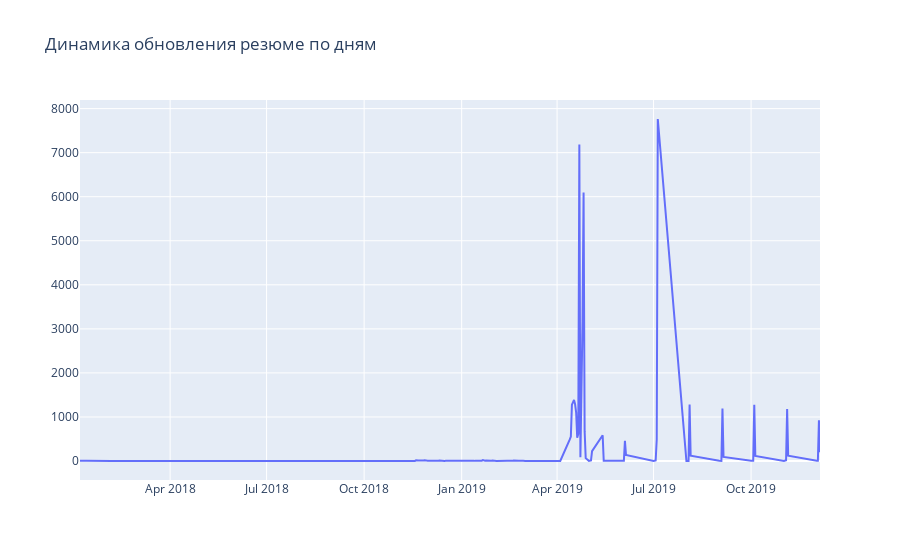

Write notebook code for a chart like this one.
### Markdown cell above
#### Выводы по графику:
- Наибольшее количество соискателей претендует на должность системного администратора, следом идут инженер, аналитик, менеджер проектов, руководитель проекта и прочие.
- В ТОП-30 основное количество желаемых должностей связано со сферой IT и аналитикой

### Code cell
# готовим таблицу
hh_grouped = hh.groupby('Обновление резюме')['Авто'].count()

# Строим линейный график динамики обновления резюме по дням
import plotly.graph_objects as go
fig = go.Figure()
fig.add_trace(go.Scatter(
    x=hh_grouped.index,
    y=hh_grouped.values,
    mode="lines"))
fig.update_layout(title_text="Динамика обновления резюме по дням")
fig.show()

### Figure 1 — Plotly figure (JSON) as saved in the notebook; plotly's stock layout.template omitted (floating-point values rounded to 4 significant figures; data arrays with more than 128 entries replaced by an {"elided": "..."} marker saying what was removed)
{"data": [{"mode": "lines", "type": "scatter", "x": {"elided": "372 str values"}, "y": {"elided": "372 int values"}}], "layout": {"title": {"text": "Динамика обновления резюме по дням"}}}
